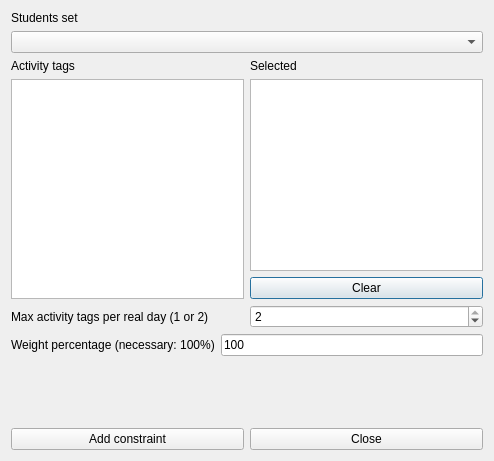
<?xml version="1.0" encoding="UTF-8"?>
<ui version="4.0">
 <class>AddConstraintStudentsSetMaxActivityTagsPerRealDayFromSetForm_template</class>
 <widget class="QDialog" name="AddConstraintStudentsSetMaxActivityTagsPerRealDayFromSetForm_template">
  <property name="geometry">
   <rect>
    <x>0</x>
    <y>0</y>
    <width>494</width>
    <height>461</height>
   </rect>
  </property>
  <property name="windowTitle">
   <string extracomment="This is the title of the dialog to add a new constraint of this type">Add students set max activity tags per real day from set</string>
  </property>
  <layout class="QVBoxLayout" name="verticalLayout_4">
   <item>
    <layout class="QVBoxLayout" name="verticalLayout_3">
     <item>
      <widget class="QLabel" name="studentsSetTextLabel">
       <property name="frameShape">
        <enum>QFrame::NoFrame</enum>
       </property>
       <property name="frameShadow">
        <enum>QFrame::Plain</enum>
       </property>
       <property name="text">
        <string>Students set</string>
       </property>
       <property name="wordWrap">
        <bool>false</bool>
       </property>
      </widget>
     </item>
     <item>
      <widget class="QComboBox" name="studentsComboBox">
       <property name="editable">
        <bool>false</bool>
       </property>
       <property name="insertPolicy">
        <enum>QComboBox::NoInsert</enum>
       </property>
       <property name="duplicatesEnabled">
        <bool>false</bool>
       </property>
      </widget>
     </item>
    </layout>
   </item>
   <item>
    <layout class="QHBoxLayout" name="horizontalLayout_4">
     <item>
      <layout class="QVBoxLayout" name="verticalLayout_2">
       <item>
        <widget class="QLabel" name="label_2">
         <property name="text">
          <string>Activity tags</string>
         </property>
        </widget>
       </item>
       <item>
        <widget class="QListWidget" name="allActivityTagsListWidget"/>
       </item>
      </layout>
     </item>
     <item>
      <layout class="QVBoxLayout" name="verticalLayout">
       <item>
        <widget class="QLabel" name="label_3">
         <property name="text">
          <string comment="It refers to activity tags">Selected</string>
         </property>
        </widget>
       </item>
       <item>
        <widget class="QListWidget" name="selectedActivityTagsListWidget"/>
       </item>
       <item>
        <widget class="QPushButton" name="clearActivityTagsPushButton">
         <property name="text">
          <string>Clear</string>
         </property>
        </widget>
       </item>
      </layout>
     </item>
    </layout>
   </item>
   <item>
    <layout class="QHBoxLayout" name="horizontalLayout">
     <item>
      <widget class="QLabel" name="label">
       <property name="text">
        <string>Max activity tags per real day (1 or 2)</string>
       </property>
      </widget>
     </item>
     <item>
      <widget class="QSpinBox" name="maxActivityTagsSpinBox">
       <property name="minimum">
        <number>1</number>
       </property>
       <property name="maximum">
        <number>2</number>
       </property>
       <property name="value">
        <number>2</number>
       </property>
      </widget>
     </item>
    </layout>
   </item>
   <item>
    <layout class="QHBoxLayout" name="horizontalLayout_2">
     <item>
      <widget class="QLabel" name="weightTextLabel">
       <property name="frameShape">
        <enum>QFrame::NoFrame</enum>
       </property>
       <property name="frameShadow">
        <enum>QFrame::Plain</enum>
       </property>
       <property name="text">
        <string>Weight percentage (necessary: 100%)</string>
       </property>
       <property name="wordWrap">
        <bool>false</bool>
       </property>
      </widget>
     </item>
     <item>
      <widget class="QLineEdit" name="weightLineEdit">
       <property name="text">
        <string notr="true">100</string>
       </property>
      </widget>
     </item>
    </layout>
   </item>
   <item>
    <spacer name="verticalSpacer">
     <property name="orientation">
      <enum>Qt::Vertical</enum>
     </property>
     <property name="sizeHint" stdset="0">
      <size>
       <width>20</width>
       <height>32</height>
      </size>
     </property>
    </spacer>
   </item>
   <item>
    <layout class="QHBoxLayout" name="horizontalLayout_3">
     <item>
      <widget class="QPushButton" name="addConstraintPushButton">
       <property name="text">
        <string>Add constraint</string>
       </property>
      </widget>
     </item>
     <item>
      <widget class="QPushButton" name="closePushButton">
       <property name="text">
        <string>Close</string>
       </property>
      </widget>
     </item>
    </layout>
   </item>
  </layout>
 </widget>
 <layoutdefault spacing="6" margin="11"/>
 <resources/>
 <connections/>
</ui>
